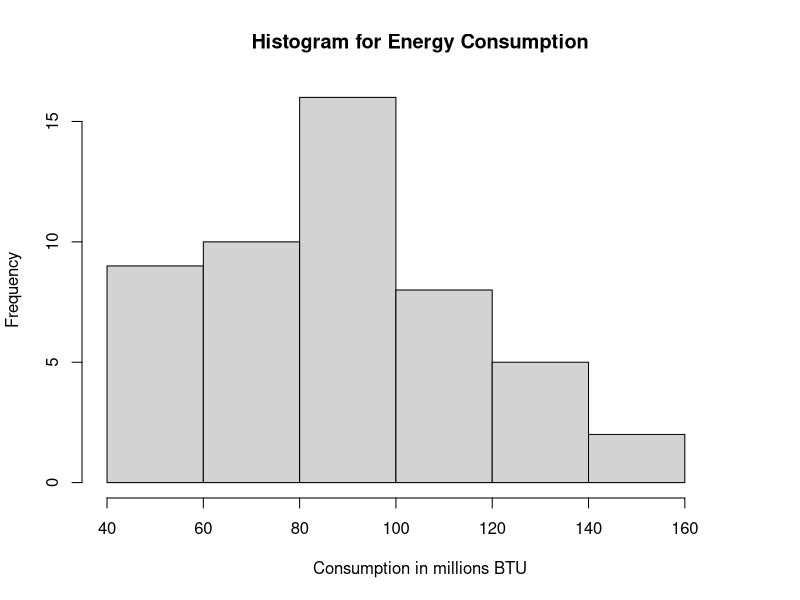

Recreate this plot in R.
# Plot
energy_consumption=c(130, 55, 45, 64, 155, 66, 60, 80, 102, 62, 58, 101, 75, 111, 151, 139, 81, 55, 66, 90, 97, 77, 51, 67, 125, 50, 136, 55, 83, 91, 54, 86, 100, 78, 93, 113, 111, 104, 96, 113, 96, 87, 129, 109, 69, 94, 99, 97, 83, 97)
# Mean
mean(energy_consumption)
# Median
median(energy_consumption)
# Mode
getmode <- function(v) {
  uniqv <- unique(v)
  uniqv[which.max(tabulate(match(v, uniqv)))]
}
getmode(energy_consumption)
# Histogram
hist(energy_consumption, 
     main="Histogram for Energy Consumption", 
     xlab="Consumption in millions BTU", 
     xlim=c(40, 170) 
)
# Standard Deviation
sd(energy_consumption)
# Coefficient of Variance
sd(energy_consumption) / mean(energy_consumption)